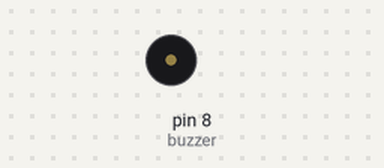
Bench run of a sketch on a simulated Arduino Uno, built with avr-gcc and run on an emulated ATmega328P. On the bench: buzzer (waves = sounding).

Above: at 0.5 s.
Timing chart, 0 to 3.0 s (numbered marks = the images above):
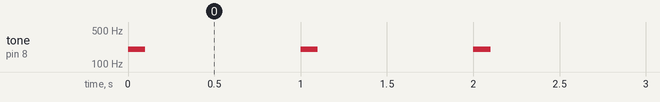

Measured:
- by itself, tone on pin 8 (buzzer): alternates 200 Hz for 0.10 s and silent for 0.90 s

The sketch:

piezo_buzzer.ino
```cpp
const int buzzer = 8;

void setup() {
  // pinMode(buzzer, OUTPUT);  // Set buzzer - pin 8 as an output
}

void loop() {
  tone(buzzer, 200, 100);
  delay(1000);
}
```
